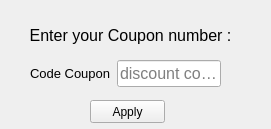
<?xml version="1.0" encoding="UTF-8"?>
<ui version="4.0">
 <class>enterCoupon</class>
 <widget class="QWidget" name="enterCoupon">
  <property name="geometry">
   <rect>
    <x>0</x>
    <y>0</y>
    <width>271</width>
    <height>129</height>
   </rect>
  </property>
  <property name="windowTitle">
   <string>applycode</string>
  </property>
  <widget class="QLabel" name="label">
   <property name="geometry">
    <rect>
     <x>20</x>
     <y>20</y>
     <width>221</width>
     <height>31</height>
    </rect>
   </property>
   <property name="font">
    <font>
     <pointsize>10</pointsize>
    </font>
   </property>
   <property name="text">
    <string>&lt;html&gt;&lt;head/&gt;&lt;body&gt;&lt;p align=&quot;center&quot;&gt;&lt;span style=&quot; font-size:12pt;&quot;&gt;Enter your Coupon number :&lt;/span&gt;&lt;/p&gt;&lt;/body&gt;&lt;/html&gt;</string>
   </property>
  </widget>
  <widget class="QPushButton" name="applycode">
   <property name="geometry">
    <rect>
     <x>90</x>
     <y>100</y>
     <width>75</width>
     <height>23</height>
    </rect>
   </property>
   <property name="text">
    <string>Apply</string>
   </property>
  </widget>
  <widget class="QWidget" name="">
   <property name="geometry">
    <rect>
     <x>30</x>
     <y>60</y>
     <width>191</width>
     <height>31</height>
    </rect>
   </property>
   <layout class="QFormLayout" name="formLayout">
    <item row="0" column="0">
     <widget class="QLabel" name="codecoupon">
      <property name="font">
       <font>
        <pointsize>10</pointsize>
       </font>
      </property>
      <property name="text">
       <string>Code Coupon</string>
      </property>
     </widget>
    </item>
    <item row="0" column="1">
     <widget class="QLineEdit" name="lineEdit">
      <property name="font">
       <font>
        <pointsize>12</pointsize>
       </font>
      </property>
      <property name="placeholderText">
       <string>discount code</string>
      </property>
     </widget>
    </item>
   </layout>
  </widget>
 </widget>
 <resources/>
 <connections/>
</ui>
